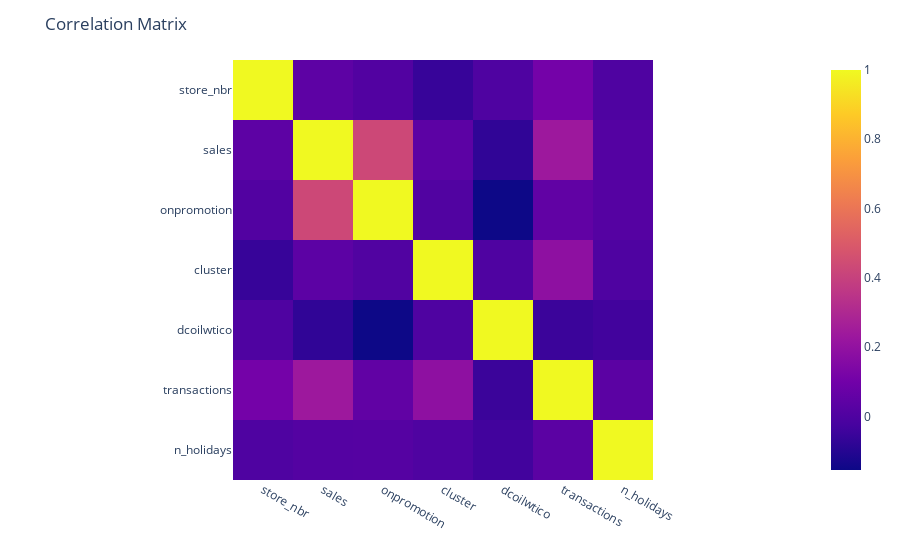

The code cell stored with this chart in its notebook:
### Markdown cell above
### Correlation Matrix

### Code cell
corr = train_data.corr()
fig = px.imshow(corr)
fig.update_layout(title='Correlation Matrix')

### Figure 1 — Plotly figure (JSON) as saved in the notebook; plotly's stock layout.template omitted (floating-point values rounded to 4 significant figures)
{"data": [{"coloraxis": "coloraxis", "hovertemplate": "x: %{x}<br>y: %{y}<br>color: %{z}<extra></extra>", "name": "0", "type": "heatmap", "x": ["store_nbr", "sales", "onpromotion", "cluster", "dcoilwtico", "transactions", "n_holidays"], "xaxis": "x", "y": ["store_nbr", "sales", "onpromotion", "cluster", "dcoilwtico", "transactions", "n_holidays"], "yaxis": "y", "z": [[1, 0.0412, 0.007286, -0.05928, 1.702e-15, 0.1081, -6.507e-17], [0.0412, 1, 0.4279, 0.03853, -0.07486, 0.2331, 0.01345], [0.007286, 0.4279, 1, 0.005667, -0.1546, 0.05111, 0.01814], [-0.05928, 0.03853, 0.005667, 1, -3.526e-14, 0.1874, -2.428e-16], [1.702e-15, -0.07486, -0.1546, -3.526e-14, 1, -0.05149, -0.03625], [0.1081, 0.2331, 0.05111, 0.1874, -0.05149, 1, 0.03413], [-6.507e-17, 0.01345, 0.01814, -2.428e-16, -0.03625, 0.03413, 1]]}], "layout": {"coloraxis": {"colorscale": [[0, "#0d0887"], [0.1111, "#46039f"], [0.2222, "#7201a8"], [0.3333, "#9c179e"], [0.4444, "#bd3786"], [0.5556, "#d8576b"], [0.6667, "#ed7953"], [0.7778, "#fb9f3a"], [0.8889, "#fdca26"], [1, "#f0f921"]]}, "margin": {"t": 60}, "title": {"text": "Correlation Matrix"}, "xaxis": {"anchor": "y", "constrain": "domain", "domain": [0, 1], "scaleanchor": "y"}, "yaxis": {"anchor": "x", "autorange": "reversed", "constrain": "domain", "domain": [0, 1]}}}
